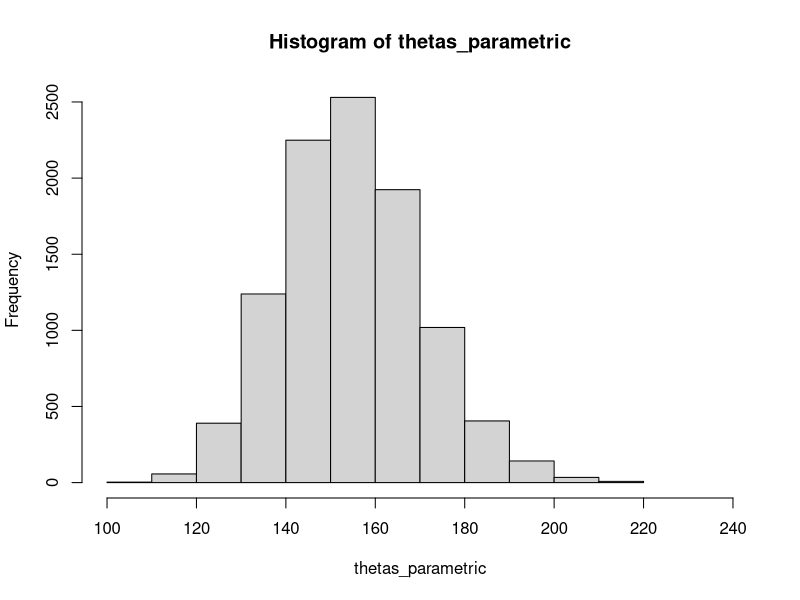
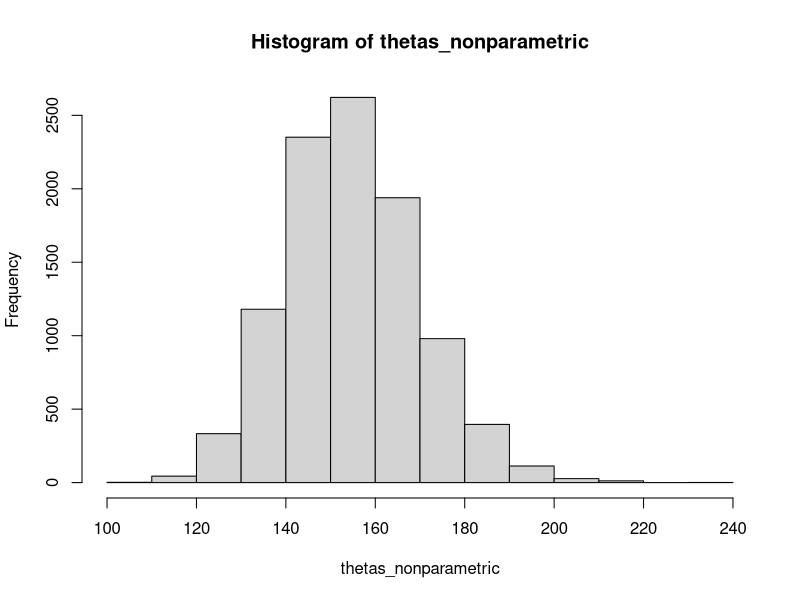
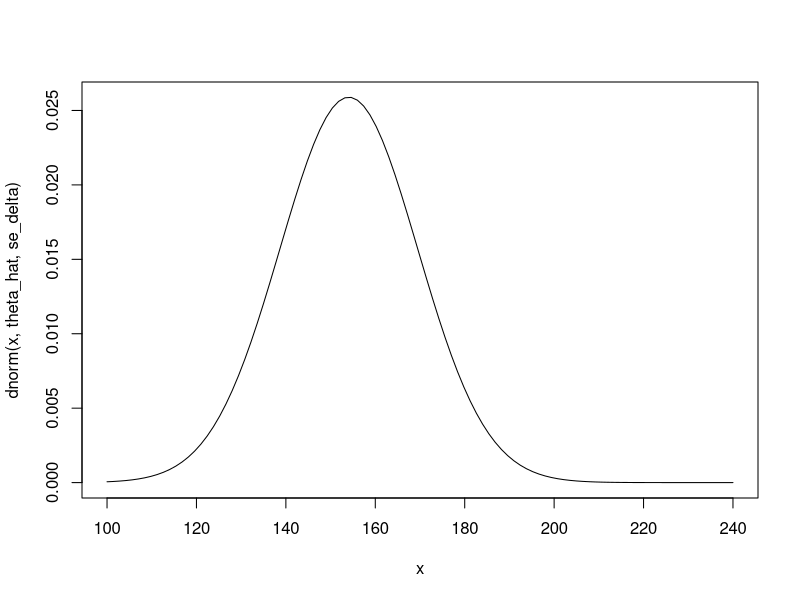
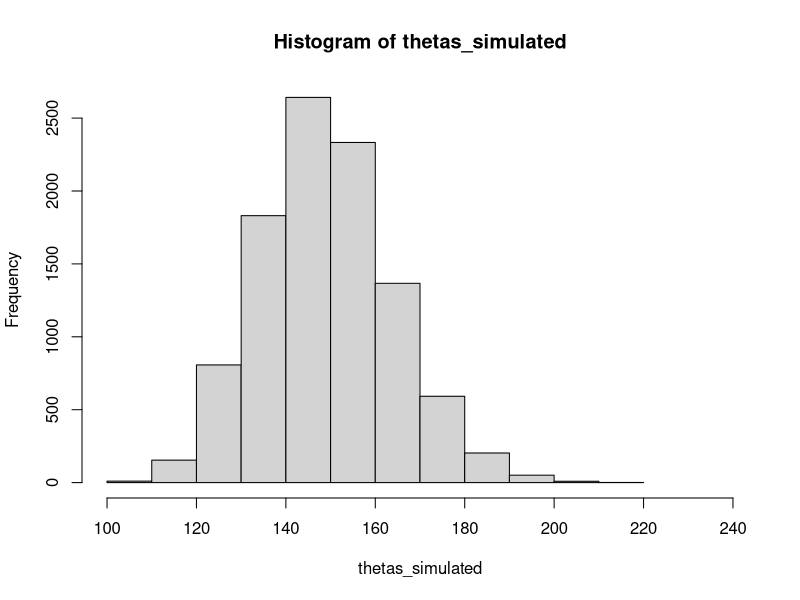

These figures' R source, in order:
## ---- chunk 1
set.seed(127)
n <- 100
mu <- 5

# compute SE with delta method
Xis <- rnorm(n,mu,1)
X_bar <- mean(Xis)
se_delta <- exp(X_bar) / sqrt(n)
se_delta

# get a 95% confidence interval
theta_hat <- exp(X_bar)
CI_delta <- c(theta_hat - qnorm(0.975)*se_delta, theta_hat + qnorm(0.975)*se_delta)
CI_delta
## ---- chunk 2
set.seed(127)

B <- 10000
thetas_parametric <- numeric(B)

for (i in 1:B) {
  Xis_bootstrap <- rnorm(n,X_bar,1) # draw n samples from N(X_bar, 1)
  theta_bootstrap <- exp(mean(Xis_bootstrap)) # compute the bootstrapped estimator for theta
  thetas_parametric[i] <- theta_bootstrap # store in thetas_parametric
}

se_parametric <- sd(thetas_parametric)
se_parametric

CI_parametric_normal <- c(theta_hat - qnorm(0.975)*se_parametric, theta_hat + qnorm(0.975)*se_parametric)
CI_parametric_normal

CI_parametric_percentile <- quantile(thetas_parametric,c(0.025,0.975))
CI_parametric_percentile
## ---- chunk 3
set.seed(127)
thetas_nonparametric <- numeric(B)

for (i in 1:B) {
  Xis_bootstrap <- sample(Xis,n,replace=TRUE) # draw n samples from the Xis with replacement
  theta_bootstrap <- exp(mean(Xis_bootstrap)) # compute the bootstrapped estimator for theta
  thetas_nonparametric[i] <- theta_bootstrap # store in thetas_nonparametric
}

se_nonparametric <- sd(thetas_nonparametric)
se_nonparametric

CI_nonparametric_normal <- c(theta_hat - qnorm(0.975)*se_nonparametric, theta_hat + qnorm(0.975)*se_nonparametric)
CI_nonparametric_normal

CI_nonparametric_percentile <- quantile(thetas_nonparametric, c(0.025,0.975))
CI_nonparametric_percentile
## ---- chunk 4
hist(thetas_parametric, xlim=c(100,240), breaks=14)
hist(thetas_nonparametric, xlim=c(100,240), breaks=14)
## ---- chunk 5
curve(dnorm(x, theta_hat, se_delta), from = 100, to = 240)
## ---- chunk 6
set.seed(127)
thetas_simulated <- numeric(B)

for (i in 1:B) {
  Xis_simulated <- rnorm(n, mu, 1)
  X_bar_simulated <- mean(Xis_simulated)
  thetas_simulated[i] <- exp(X_bar_simulated)
}

hist(thetas_simulated, xlim=c(100,240), breaks=14)
